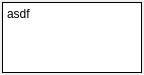
<?xml version="1.0" encoding="UTF-8"?>
<ui version="4.0">
 <class>KanbanCardWidget</class>
 <widget class="QWidget" name="KanbanCardWidget">
  <property name="geometry">
   <rect>
    <x>0</x>
    <y>0</y>
    <width>144</width>
    <height>75</height>
   </rect>
  </property>
  <property name="sizePolicy">
   <sizepolicy hsizetype="Preferred" vsizetype="Maximum">
    <horstretch>0</horstretch>
    <verstretch>0</verstretch>
   </sizepolicy>
  </property>
  <property name="maximumSize">
   <size>
    <width>16777215</width>
    <height>16777215</height>
   </size>
  </property>
  <property name="windowTitle">
   <string>Form</string>
  </property>
  <layout class="QVBoxLayout" name="verticalLayout">
   <property name="leftMargin">
    <number>2</number>
   </property>
   <property name="topMargin">
    <number>2</number>
   </property>
   <property name="rightMargin">
    <number>2</number>
   </property>
   <property name="bottomMargin">
    <number>2</number>
   </property>
   <item>
    <widget class="QPlainTextEdit" name="plainTextEdit">
     <property name="contextMenuPolicy">
      <enum>Qt::DefaultContextMenu</enum>
     </property>
     <property name="autoFillBackground">
      <bool>false</bool>
     </property>
     <property name="styleSheet">
      <string notr="true">QPlainTextEdit {
	background-color: #ffffff;
	padding: 0px;
	margin: 0px;
}</string>
     </property>
     <property name="frameShape">
      <enum>QFrame::Box</enum>
     </property>
     <property name="frameShadow">
      <enum>QFrame::Plain</enum>
     </property>
     <property name="verticalScrollBarPolicy">
      <enum>Qt::ScrollBarAlwaysOff</enum>
     </property>
     <property name="sizeAdjustPolicy">
      <enum>QAbstractScrollArea::AdjustIgnored</enum>
     </property>
     <property name="plainText">
      <string>asdf</string>
     </property>
     <property name="backgroundVisible">
      <bool>false</bool>
     </property>
    </widget>
   </item>
  </layout>
 </widget>
 <resources/>
 <connections/>
</ui>
